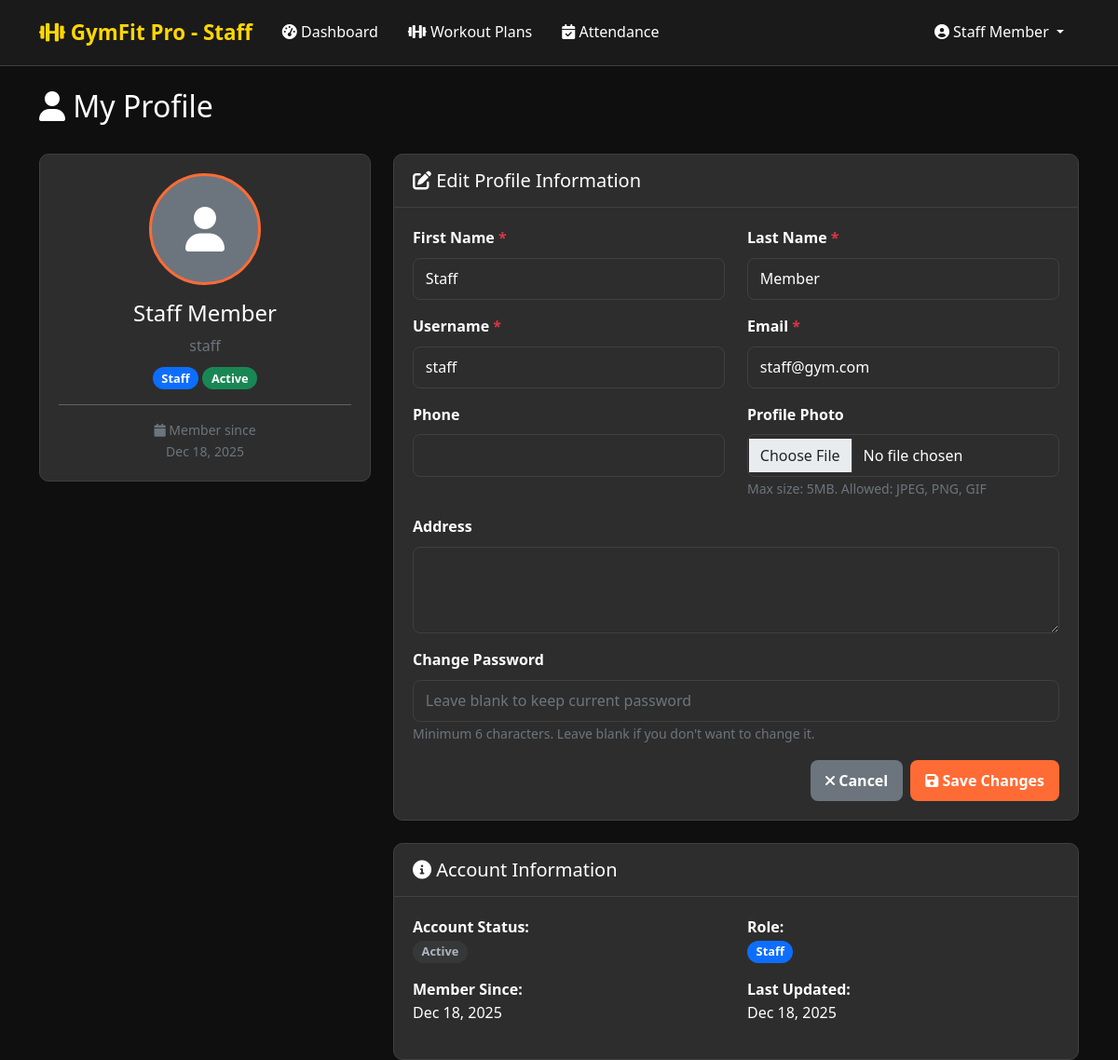
The app's page /staff/profile.php (signed in) with its own data.
### tables this page shows
CREATE TABLE users (
    id INT AUTO_INCREMENT PRIMARY KEY,
    username VARCHAR(50) UNIQUE NOT NULL,
    email VARCHAR(100) UNIQUE NOT NULL,
    password VARCHAR(255) NOT NULL,
    first_name VARCHAR(50) NOT NULL,
    last_name VARCHAR(50) NOT NULL,
    phone VARCHAR(20),
    address TEXT,
    profile_photo VARCHAR(255),
    role ENUM('admin', 'staff', 'user') DEFAULT 'user',
    status ENUM('active', 'inactive', 'suspended') DEFAULT 'active',
    created_at TIMESTAMP DEFAULT CURRENT_TIMESTAMP,
    updated_at TIMESTAMP DEFAULT CURRENT_TIMESTAMP ON UPDATE CURRENT_TIMESTAMP
);

### includes/Database.php (called while the page is built, shortened)
<?php
class User {
    private $conn;
    private $table_name = "users";
    public function __construct($db) {
        $this->conn = $db;
    }
    public function getUserById($id) {
        $query = "SELECT * FROM " . $this->table_name . " WHERE id = :id";
        $stmt = $this->conn->prepare($query);
        $stmt->bindParam(':id', $id);
        $stmt->execute();
        return $stmt->fetch(PDO::FETCH_ASSOC);
    }
}
?>

### staff/profile.php (the view, shortened to what this page needs)
<?php
require_once '../includes/Database.php';
require_once '../includes/auth.php';
$database = new Database();
$db = $database->getConnection();
$userModel = new User($db);
$current_user = $userModel->getUserById(getUserId());
?>
<!DOCTYPE html>
<html lang="en">
<head>
    <link href="https://cdn.jsdelivr.net/npm/bootstrap@5.1.3/dist/css/bootstrap.min.css" rel="stylesheet">
    <link href="https://cdnjs.cloudflare.com/ajax/libs/font-awesome/6.0.0/css/all.min.css" rel="stylesheet">
    <link href="../assets/css/style.css" rel="stylesheet">
</head>
<body>
    <nav class="navbar navbar-expand-lg navbar-dark">
        <div class="container">
            <a class="navbar-brand" href="dashboard.php">
                <i class="fas fa-dumbbell"></i> GymFit Pro - Staff
            </a>
            <div class="collapse navbar-collapse">
                <ul class="navbar-nav me-auto">
                    <li class="nav-item">
                        <a class="nav-link" href="dashboard.php">
                            <i class="fas fa-tachometer-alt"></i> Dashboard
                        </a>
                    </li>
                    <li class="nav-item">
                        <a class="nav-link" href="workout-plans.php">
                            <i class="fas fa-dumbbell"></i> Workout Plans
                        </a>
                    </li>
                    <li class="nav-item">
                        <a class="nav-link" href="attendance.php">
                            <i class="fas fa-calendar-check"></i> Attendance
                        </a>
                    </li>
                </ul>
                <ul class="navbar-nav">
                    <li class="nav-item dropdown">
                        <a class="nav-link dropdown-toggle active" href="#" id="navbarDropdown" role="button" data-bs-toggle="dropdown">
                            <i class="fas fa-user-circle"></i> <?php echo getUserName(); ?>
                        </a>
                    </li>
                </ul>
            </div>
        </div>
    </nav>
    <div class="container mt-4">
        <div class="d-flex justify-content-between align-items-center mb-4">
            <h2><i class="fas fa-user"></i> My Profile</h2>
        </div>
        <div class="row">
            <div class="col-md-4 mb-4">
                <div class="card">
                    <div class="card-body text-center">
                        <?php if (!empty($current_user['profile_photo'])): ?>
                            <img src="../uploads/<?php echo htmlspecialchars($current_user['profile_photo']); ?>"
                                 class="profile-img mb-3" alt="Profile Photo">
                        <?php else: ?>
                            <div class="profile-img d-flex align-items-center justify-content-center bg-secondary mb-3 mx-auto">
                                <i class="fas fa-user fa-3x"></i>
                            </div>
                        <?php endif; ?>
                        <h4 class="mt-3"><?php echo htmlspecialchars($current_user['first_name'] . ' ' . $current_user['last_name']); ?></h4>
                        <p class="text-muted mb-2"><?php echo htmlspecialchars($current_user['username']); ?></p>
                        <p class="text-muted mb-0">
                            <span class="badge bg-primary"><?php echo ucfirst($current_user['role']); ?></span>
                            <span class="badge bg-<?php echo $current_user['status'] == 'active' ? 'success' : 'secondary'; ?>">
                                <?php echo ucfirst($current_user['status']); ?>
                            </span>
                        </p>
                        <hr>
                        <p class="text-muted small mb-0">
                            <i class="fas fa-calendar"></i> Member since<br>
                            <?php echo formatDate($current_user['created_at']); ?>
                        </p>
                    </div>
                </div>
            </div>
            <div class="col-md-8">
                <div class="card">
                    <div class="card-header">
                        <h5 class="mb-0"><i class="fas fa-edit"></i> Edit Profile Information</h5>
                    </div>
                    <div class="card-body">
                        <form method="POST" enctype="multipart/form-data">
                            <div class="row">
                                <div class="col-md-6 mb-3">
                                    <label for="first_name" class="form-label">First Name <span class="text-danger">*</span></label>
                                    <input type="text" class="form-control" id="first_name" name="first_name"
                                           value="<?php echo htmlspecialchars($current_user['first_name']); ?>" required>
                                </div>
                                <div class="col-md-6 mb-3">
                                    <label for="last_name" class="form-label">Last Name <span class="text-danger">*</span></label>
                                    <input type="text" class="form-control" id="last_name" name="last_name"
                                           value="<?php echo htmlspecialchars($current_user['last_name']); ?>" required>
                                </div>
                            </div>
                            <div class="row">
                                <div class="col-md-6 mb-3">
                                    <label for="username" class="form-label">Username <span class="text-danger">*</span></label>
                                    <input type="text" class="form-control" id="username" name="username"
                                           value="<?php echo htmlspecialchars($current_user['username']); ?>" required>
                                </div>
                                <div class="col-md-6 mb-3">
                                    <label for="email" class="form-label">Email <span class="text-danger">*</span></label>
                                    <input type="email" class="form-control" id="email" name="email"
                                           value="<?php echo htmlspecialchars($current_user['email']); ?>" required>
                                </div>
                            </div>
                            <div class="row">
                                <div class="col-md-6 mb-3">
                                    <label for="phone" class="form-label">Phone</label>
                                    <input type="tel" class="form-control" id="phone" name="phone"
                                           value="<?php echo htmlspecialchars($current_user['phone'] ?? ''); ?>">
                                </div>
                                <div class="col-md-6 mb-3">
                                    <label for="profile_photo" class="form-label">Profile Photo</label>
                                    <input type="file" class="form-control" id="profile_photo" name="profile_photo" accept="image/*">
                                    <small class="text-muted">Max size: 5MB. Allowed: JPEG, PNG, GIF</small>
                                </div>
                            </div>
                            <div class="mb-3">
                                <label for="address" class="form-label">Address</label>
                                <textarea class="form-control" id="address" name="address" rows="3"><?php echo htmlspecialchars($current_user['address'] ?? ''); ?></textarea>
                            </div>
                            <div class="mb-3">
                                <label for="password" class="form-label">Change Password</label>
                                <input type="password" class="form-control" id="password" name="password"
                                       placeholder="Leave blank to keep current password">
                                <small class="text-muted">Minimum 6 characters. Leave blank if you don't want to change it.</small>
                            </div>
                            <div class="d-grid gap-2 d-md-flex justify-content-md-end">
                                <a href="dashboard.php" class="btn btn-secondary">
                                    <i class="fas fa-times"></i> Cancel
                                </a>
                                <button type="submit" class="btn btn-primary">
                                    <i class="fas fa-save"></i> Save Changes
                                </button>
                            </div>
                        </form>
                    </div>
                </div>
                <div class="card mt-4">
                    <div class="card-header">
                        <h5 class="mb-0"><i class="fas fa-info-circle"></i> Account Information</h5>
                    </div>
                    <div class="card-body">
                        <div class="row">
                            <div class="col-md-6 mb-3">
                                <strong>Account Status:</strong><br>
                                <?php echo getStatusBadge($current_user['status']); ?>
                            </div>
                            <div class="col-md-6 mb-3">
                                <strong>Role:</strong><br>
                                <span class="badge bg-primary"><?php echo ucfirst($current_user['role']); ?></span>
                            </div>
                            <div class="col-md-6 mb-3">
                                <strong>Member Since:</strong><br>
                                <?php echo formatDate($current_user['created_at']); ?>
                            </div>
                            <div class="col-md-6 mb-3">
                                <strong>Last Updated:</strong><br>
                                <?php echo formatDate($current_user['updated_at']); ?>
                            </div>
                        </div>
                    </div>
                </div>
            </div>
        </div>
    </div>
</body>
</html>

### includes/auth.php (shortened to what this page needs)
<?php
function getUserId() {
    return $_SESSION['user_id'] ?? null;
}
function getUserName() {
    return $_SESSION['first_name'] . ' ' . $_SESSION['last_name'];
}
function formatDate($date) {
    return date('M d, Y', strtotime($date));
}
function getStatusBadge($status) {
    $badges = [
        'active' => '<span class="badge badge-success">Active</span>',
        'inactive' => '<span class="badge badge-secondary">Inactive</span>',
        'pending' => '<span class="badge badge-warning">Pending</span>',
        'expired' => '<span class="badge badge-danger">Expired</span>',
        'cancelled' => '<span class="badge badge-dark">Cancelled</span>',
        'paid' => '<span class="badge badge-success">Paid</span>',
        'failed' => '<span class="badge badge-danger">Failed</span>'
    ];
    return $badges[$status] ?? '<span class="badge badge-secondary">' . ucfirst($status) . '</span>';
}

### assets/css/style.css (style rules this page uses)
:root { --primary-orange: #ff6b35; --secondary-orange: #ff8c42; --dark-orange: #e55a2b; --gold: #ffd700; --dark-gold: #b8860b; --dark-bg: #1a1a1a; --darker-bg: #0f0f0f; --card-bg: #2d2d2d; --text-light: #ffffff; --text-muted: #cccccc; --border-color: #404040; --success: #28a745; --warning: #ffc107; --danger: #dc3545; --info: #17a2b8; }
* { margin: 0; padding: 0; box-sizing: border-box; }
body { font-family: 'Segoe UI', Tahoma, Geneva, Verdana, sans-serif; background: var(--darker-bg); color: var(--text-light); min-height: 100vh; line-height: 1.6; }
.navbar { background: var(--dark-bg); border-bottom: 1px solid var(--border-color); box-shadow: none; padding: 0.75rem 0; }
.navbar-brand { font-size: 1.4rem; font-weight: 700; color: var(--gold) !important; }
.navbar-nav .nav-link { color: var(--text-light) !important; font-weight: 500; margin: 0 0.5rem; transition: color 0.2s ease; }
.card { background: var(--card-bg); border: 1px solid var(--border-color); border-radius: 10px; box-shadow: none; transition: border-color 0.2s ease, background-color 0.2s ease; overflow: hidden; }
.card-header { background: transparent; color: var(--text-light); font-weight: 700; border: 0; padding: 1rem 1.25rem; border-bottom: 1px solid var(--border-color); }
.card-body { padding: 1.25rem; }
.btn { border-radius: 8px; font-weight: 600; padding: 0.6rem 1rem; transition: background-color 0.2s ease, color 0.2s ease; border: none; }
.btn-primary { background: var(--primary-orange); color: white; }
.form-control { background: var(--card-bg); border: 1px solid var(--border-color); color: var(--text-light); border-radius: 8px; padding: 0.6rem 0.8rem; transition: border-color 0.2s ease, box-shadow 0.2s ease; }
.form-label { color: var(--text-light); font-weight: 600; margin-bottom: 0.5rem; }
.badge { padding: 0.35rem 0.6rem; border-radius: 999px; font-weight: 600; text-transform: none; letter-spacing: 0; font-size: 0.8rem; }
.badge-secondary { background: rgba(108, 117, 125, 0.15); color: #adb5bd; }
.profile-img { width: 120px; height: 120px; border-radius: 50%; border: 3px solid var(--primary-orange); object-fit: cover; }

### records on screen
users: first_name+last_name "Staff Member", username "staff", role "Staff", status "Active", created_at "Dec 18, 2025", first_name "Staff", last_name "Member", email "staff@gym.com", updated_at "Dec 18, 2025"

### other values on screen
getUserName() "Staff Member"
